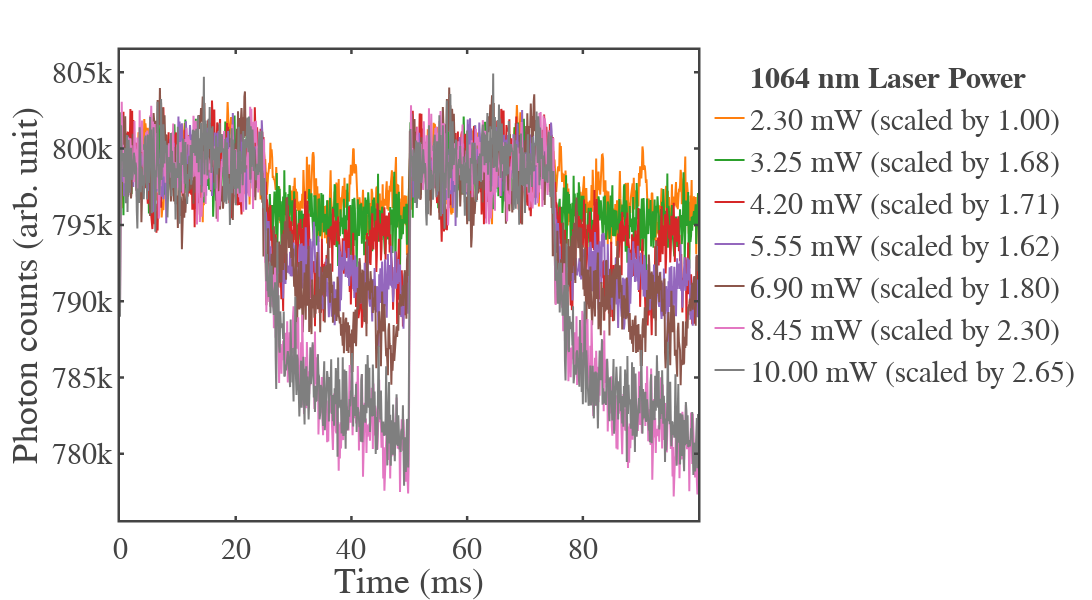

Notebook cell for this chart:
### Markdown cell above
## Power variation of 1064nm laser

### Code cell
# --- Folder containing the data files ---
data_folder = r"C:\Users\Atanu\OneDrive\Desktop\research_work\paper\NaBiF4_PL_analysis\datas\23 august\clean Particle\1064nm power variation\27th August"

# --- Calibration: current -> measured power (as you provided)
# currents (units are the numbers you gave) and their corresponding power strings
currents = np.array([1.25, 1.5, 2.0, 2.5, 3.0, 3.5], dtype=float)
power_strings = ["220uW", "900uW", "2.3mW", "4.2mW", "6.9mW", "10mW"]

# convert calibration power strings to watts (floats)
def power_str_to_watts(s):
    s = s.strip().lower()
    if s.endswith('uw'):
        return float(s.replace('uw','')) * 1e-6
    if s.endswith('mw'):
        return float(s.replace('mw','')) * 1e-3
    if s.endswith('w'):
        return float(s.replace('w',''))
    raise ValueError("Unknown power unit in calibration: " + s)

powers_w = np.array([power_str_to_watts(s) for s in power_strings], dtype=float)

# --- Initialize figure ---
fig = go.Figure()

# Add legend header as an invisible trace (to act like a header)
fig.add_trace(go.Scatter(
    x=[None], y=[None],
    mode="lines",
    line=dict(color="rgba(0,0,0,0)"),
    showlegend=True,
    name="<b>1064 nm Laser Power</b>"
))

# Store all datasets for normalization
datasets = []

for filename in os.listdir(data_folder):
    if filename.endswith(".txt"):
        filepath = os.path.join(data_folder, filename)

        # Extract the numeric token (the value you currently treat as "power" in the filename)
        # This will find numbers followed by "mW" or just numbers -- adapt if your filenames differ.
        # We'll use the first numeric token found that is reasonable (<= 10 for your currents).
        numeric_tokens = re.findall(r"(\d+\.?\d*)", filename)
        current_value = None
        for tok in numeric_tokens:
            val = float(tok)
            # heuristic: your currents lie in the range ~1.25–3.5; pick the first token in [0.5, 5]
            if 0.5 <= val <= 5.0:
                current_value = val
                break
        if current_value is None:
            # fallback: try to find pattern like 'X.XmW' from earlier method
            match = re.search(r"(\d+\.?\d*)mW", filename)
            if match:
                current_value = float(match.group(1))
            else:
                current_value = np.nan

        # Interpolate current -> power (watts). If current is outside calibration range, np.interp will
        # linear-extrapolate by default using end values (we keep that behavior).
        if not np.isnan(current_value):
            power_w = np.interp(current_value, currents, powers_w)
        else:
            power_w = np.nan

        # Format power label nicely: show as μW if <1 mW else show mW
        if np.isfinite(power_w):
            if power_w < 1e-3:
                power_label = f"{power_w*1e6:.0f} μW"    # integer μW
            else:
                power_label = f"{power_w*1e3:.2f} mW"   # two decimals mW
        else:
            power_label = "unknown"

        # Read file with header (your files have header "Time (ps)"  "Counts per bin")
        df = pd.read_csv(filepath, sep="\t", header=0)
        df.rename(columns={"Time (ps)": "time_ps", "Counts per bin": "counts"}, inplace=True)

        # Ensure numeric and drop NaNs
        df["time_ps"] = pd.to_numeric(df["time_ps"], errors="coerce")
        df["counts"] = pd.to_numeric(df["counts"], errors="coerce")
        df = df.dropna()

        datasets.append((current_value, power_label, df))

# --- Reference mean (first dataset, 0–25 ms) ---
tmax_ps = 25e9  # 25 ms in ps

if len(datasets) == 0:
    raise RuntimeError("No datasets found in folder.")

ref_mean = datasets[0][2].loc[datasets[0][2]["time_ps"] <= tmax_ps, "counts"].mean()

# --- Optionally sort datasets by interpolated power (ascending) to get a nicer legend order ---
# sort key: numeric power in watts; if unknown, treat as large so they go to end
def power_w_from_label(lbl):
    if lbl == "unknown":
        return np.inf
    if "μ" in lbl:
        return float(lbl.split()[0]) * 1e-6
    if "mW" in lbl:
        return float(lbl.split()[0]) * 1e-3
    # default
    return np.inf

datasets_sorted = sorted(datasets, key=lambda x: power_w_from_label(x[1]))

# --- Add datasets with scaling and label their legend with interpolated power and scaling factor ---
for current_value, power_label, df in datasets_sorted:
    mean_val = df.loc[df["time_ps"] <= tmax_ps, "counts"].mean()
    scale_factor = ref_mean / mean_val if (mean_val is not None and mean_val != 0) else 1.0

    df_scaled = df.copy()
    df_scaled["counts"] *= scale_factor

    # show time axis in ms for plotting
    fig.add_trace(go.Scatter(
        x=df_scaled["time_ps"] / 1e9,   # ps -> ms
        y=df_scaled["counts"],
        mode="lines",
        name=f"{power_label} (scaled by {scale_factor:.2f})"
    ))

# --- Final layout ---
fig.update_layout(
    template=fig_template,   # assumes you have this defined already
    width=1200,
    height=600,
    margin=dict(l=120, r=50, t=50, b=80),
    xaxis_title="Time (ms)",
    yaxis_title="Photon counts (arb. unit)"
)

fig.show()

### Figure 1 — Plotly figure (JSON) as saved in the notebook; plotly's stock layout.template omitted (floating-point values rounded to 4 significant figures; data arrays with more than 128 entries replaced by an {"elided": "..."} marker saying what was removed)
{"data": [{"line": {"color": "rgba(0, 0, 0, 0)"}, "mode": "lines", "name": "<b>1064 nm Laser Power</b>", "showlegend": true, "type": "scatter", "x": [null], "y": [null]}, {"mode": "lines", "name": "2.30 mW (scaled by 1.00)", "type": "scatter", "x": {"elided": "1000 float values"}, "y": {"elided": "1000 float values"}}, {"mode": "lines", "name": "3.25 mW (scaled by 1.68)", "type": "scatter", "x": {"elided": "1000 float values"}, "y": {"elided": "1000 float values"}}, {"mode": "lines", "name": "4.20 mW (scaled by 1.71)", "type": "scatter", "x": {"elided": "1000 float values"}, "y": {"elided": "1000 float values"}}, {"mode": "lines", "name": "5.55 mW (scaled by 1.62)", "type": "scatter", "x": {"elided": "1000 float values"}, "y": {"elided": "1000 float values"}}, {"mode": "lines", "name": "6.90 mW (scaled by 1.80)", "type": "scatter", "x": {"elided": "1000 float values"}, "y": {"elided": "1000 float values"}}, {"mode": "lines", "name": "8.45 mW (scaled by 2.30)", "type": "scatter", "x": {"elided": "1000 float values"}, "y": {"elided": "1000 float values"}}, {"mode": "lines", "name": "10.00 mW (scaled by 2.65)", "type": "scatter", "x": {"elided": "1000 float values"}, "y": {"elided": "1000 float values"}}], "layout": {"height": 600, "margin": {"b": 80, "l": 120, "r": 50, "t": 50}, "width": 1200, "xaxis": {"autorange": true, "range": [0, 99.9], "title": {"text": "Time (ms)"}}, "yaxis": {"autorange": true, "range": [775700.0, 806500.0], "title": {"text": "Photon counts (arb. unit)"}}}}
